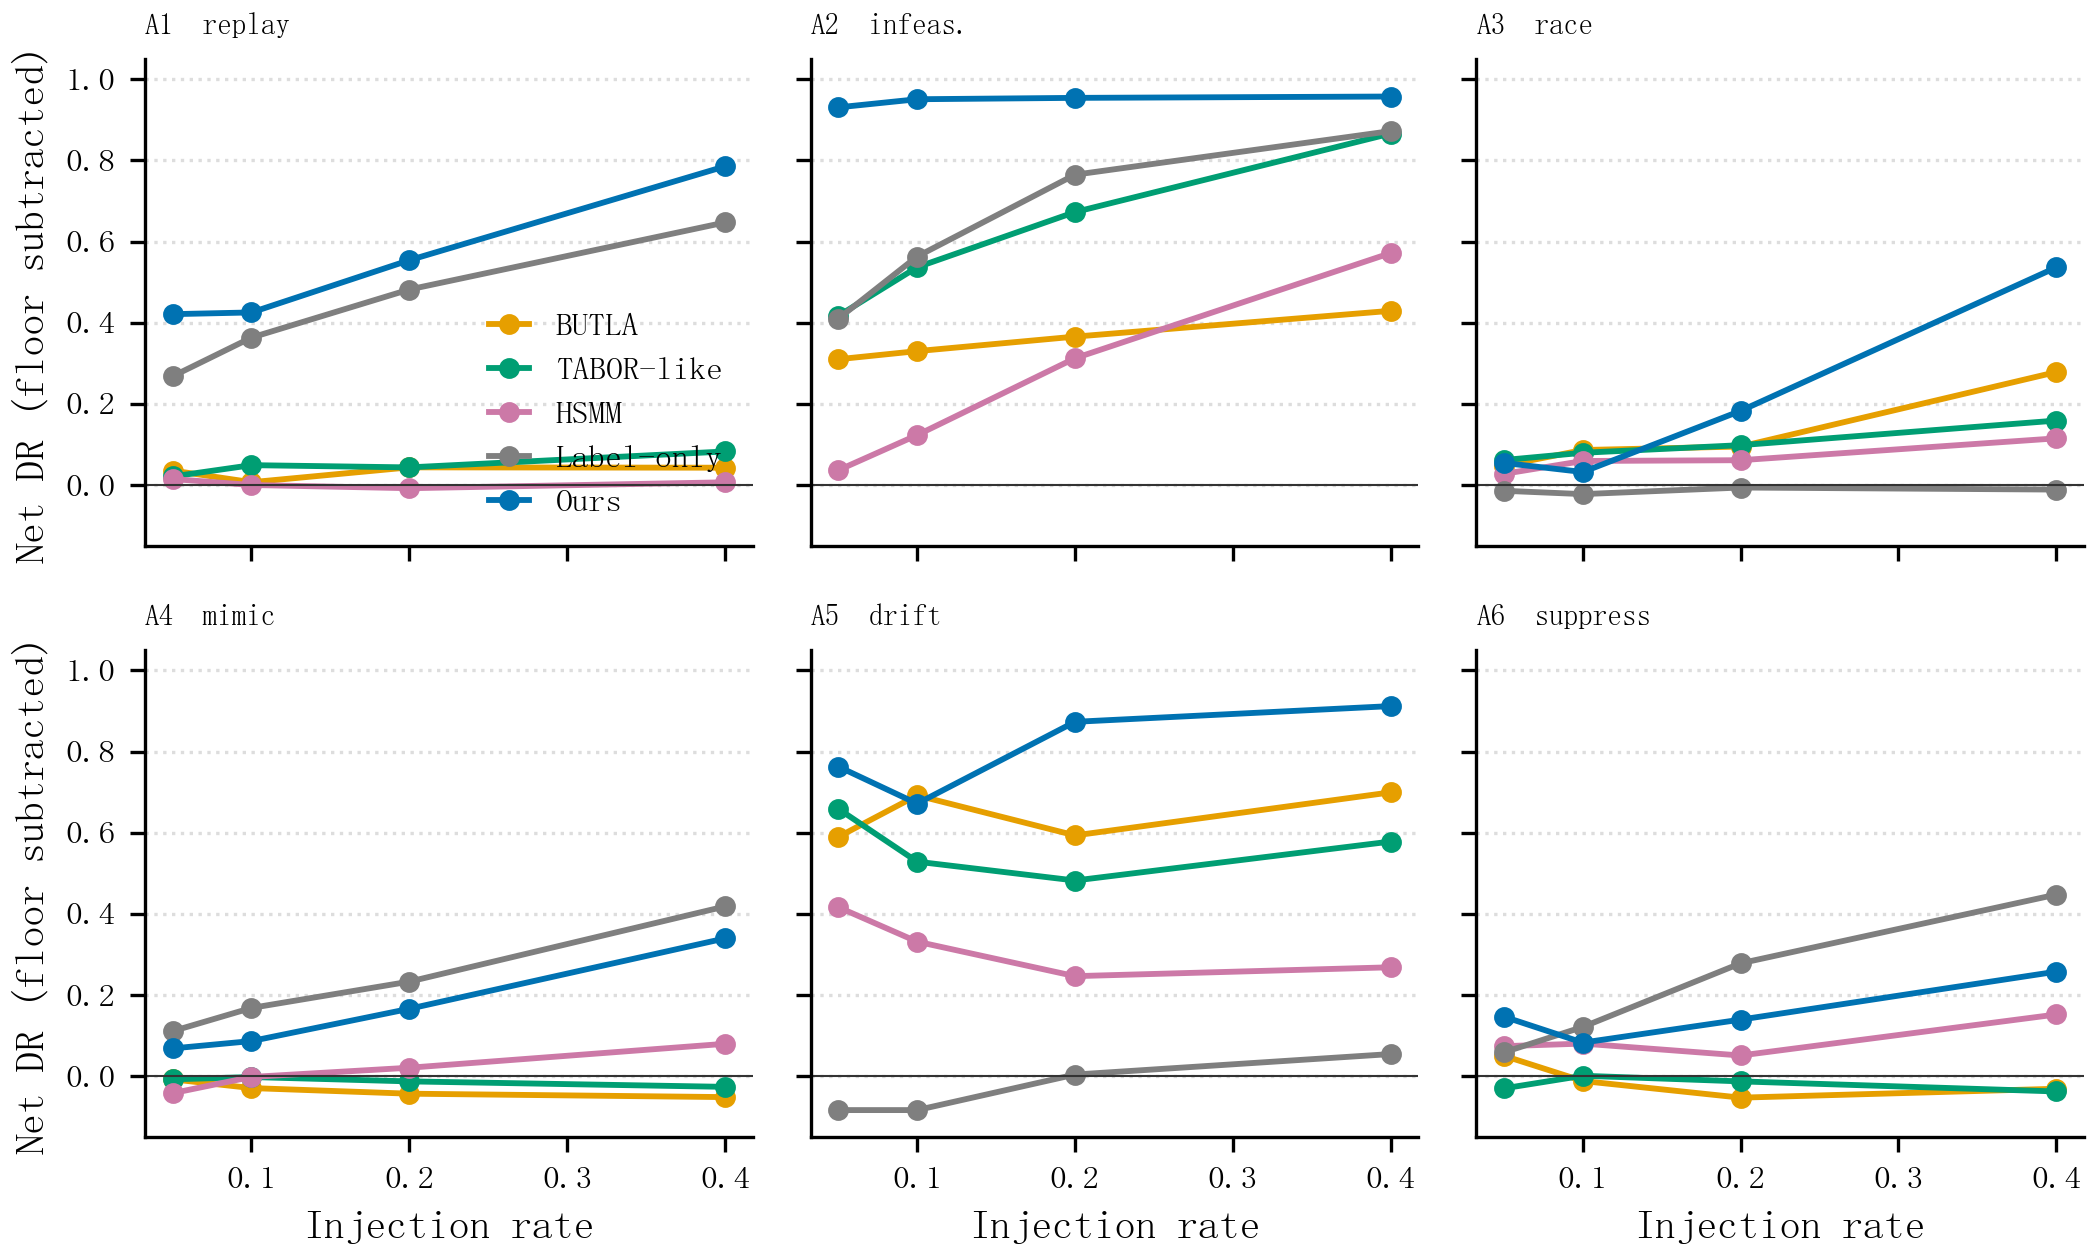

This figure's Python source:
# -*- coding: utf-8 -*-
"""E1 net DR vs injection rate, one panel per attack family."""
from __future__ import print_function, division

import json
import os
import sys
from collections import defaultdict

import numpy as np
import matplotlib.pyplot as plt

HERE = os.path.dirname(os.path.abspath(__file__))
sys.path.insert(0, HERE)

from _style import (  # noqa: E402
    C_OURS, C_B3, C_B4, C_B5, C_LAB, FP_TINY,
    apply_style, save, set_cjk, legend,
)

ATTACKS = ["A1", "A2", "A3", "A4", "A5", "A6"]
ATTACK_EN = ["replay", "infeas.", "race", "mimic", "drift", "suppress"]
METHODS = [
    ("butla", "BUTLA", C_B3),
    ("tabor", "TABOR-like", C_B4),
    ("hsmm", "HSMM", C_B5),
    ("markov", "Label-only", C_LAB),
    ("ours", "Ours", C_OURS),
]
ARCHIVE = os.path.abspath(os.path.join(
    HERE, "..", "..", "slid", "output", "e1_archive.json"))


def load_curves(labels):
    with open(ARCHIVE, encoding="utf-8") as f:
        blob = json.load(f)
    acc = defaultdict(list)
    for rec in blob["runs"]:
        acc[(rec["family"], rec["method"], rec["rate"])].append(rec["seq_net"])
    rates = sorted({r for _, _, r in acc})
    curves = {}
    for fam in ATTACKS:
        curves[fam] = {}
        for mid, _, _ in METHODS:
            curves[fam][mid] = [float(np.mean(acc[(fam, mid, r)])) for r in rates]
    return rates, curves, labels


def draw(rates, curves, labels, ylabel, out_name):
    apply_style()
    fig, axes = plt.subplots(2, 3, figsize=(7.2, 4.4), sharex=True, sharey=True)
    for i, fam in enumerate(ATTACKS):
        ax = axes[i // 3][i % 3]
        for mid, name, color in METHODS:
            ax.plot(rates, curves[fam][mid], "o-", color=color, linewidth=1.4,
                    markersize=4, label=name if i == 0 else None)
        ax.axhline(0.0, color="#333333", linewidth=0.5)
        ax.set_ylim(-0.15, 1.05)
        ax.yaxis.grid(True, linestyle=":", color="#DDDDDD")
        ax.set_axisbelow(True)
        ax.set_title("%s  %s" % (fam, labels[i]), fontproperties=FP_TINY, loc="left")
        set_cjk(ax, xlabel="Injection rate" if i >= 3 else None,
                ylabel=ylabel if i % 3 == 0 else None)
    legend(axes[0][0], ncol=1, loc="lower right", handlelength=1.2)
    fig.tight_layout()
    save(fig, out_name)


def main():
    rates, curves, _ = load_curves(ATTACK_EN)
    if len(rates) < 2:
        raise SystemExit("e1_archive has only one injection rate; rerun with --rates")
    draw(rates, curves, ATTACK_EN, "Net DR (floor subtracted)", "fig_e1_rate")


if __name__ == "__main__":
    main()
